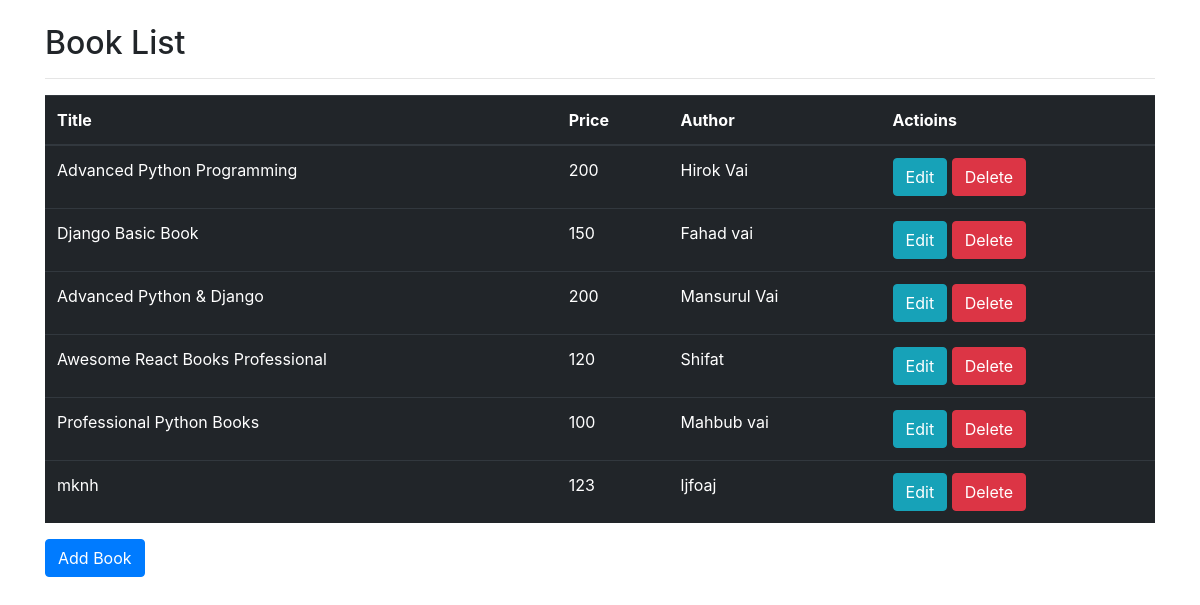
The page / on the database its author committed.
### crud/models.py (models this page shows, shortened)
class BookList(models.Model):
    title = models.CharField(max_length=150)
    price = models.IntegerField()
    author = models.CharField(max_length=100)

### crud/views.py (the view)
# urls.py: path('', views.index, name='index' ),
def index(request):
    books = BookList.objects.all()
    context = {
        'books': books
    }
    return render(request, 'index.html', context)

### templates/index.html (shortened to what this page needs)
{% load static %}
<!doctype html>
<html lang="en">
<head>
    <link rel="stylesheet" href="{% static 'css/bootstrap.min.css' %}">
</head>
<body>
    <div class="container"><br>
        <h2>Book List</h2>
        <hr>
        <table class="table table-dark">
            <thead>
                <tr>
                    <th>Title</th>
                    <th>Price</th>
                    <th>Author</th>
                    <th>Actioins</th>
                </tr>
            </thead>
            <tbody>
                {% for book in books %}
                    <tr>
                    <td>{{ book.title }}</td>
                    <td>{{ book.price }}</td>
                    <td>{{ book.author }}</td>
                    <td><a class="btn btn-info" href="/edit/{{ book.id }}">Edit</a>
                        <a class="btn btn-danger" href="/delete/{{ book.id }}">Delete</a>
                    </td>
                </tr>
                {% endfor %}
            </tbody>
        </table>
        <a class="btn btn-primary" href="/add_book/">Add Book</a>
    </div>
</body>
</html>

### rows shown on the page
BookList: title "Advanced Python Programming", price "200", author "Hirok Vai"
BookList: title "Django Basic Book", price "150", author "Fahad vai"
BookList: title "Advanced Python & Django", price "200", author "Mansurul Vai"
BookList: title "Awesome React Books Professional", price "120", author "Shifat"
BookList: title "Professional Python Books", price "100", author "Mahbub vai"
BookList: title "mknh", price "123", author "ljfoaj"
